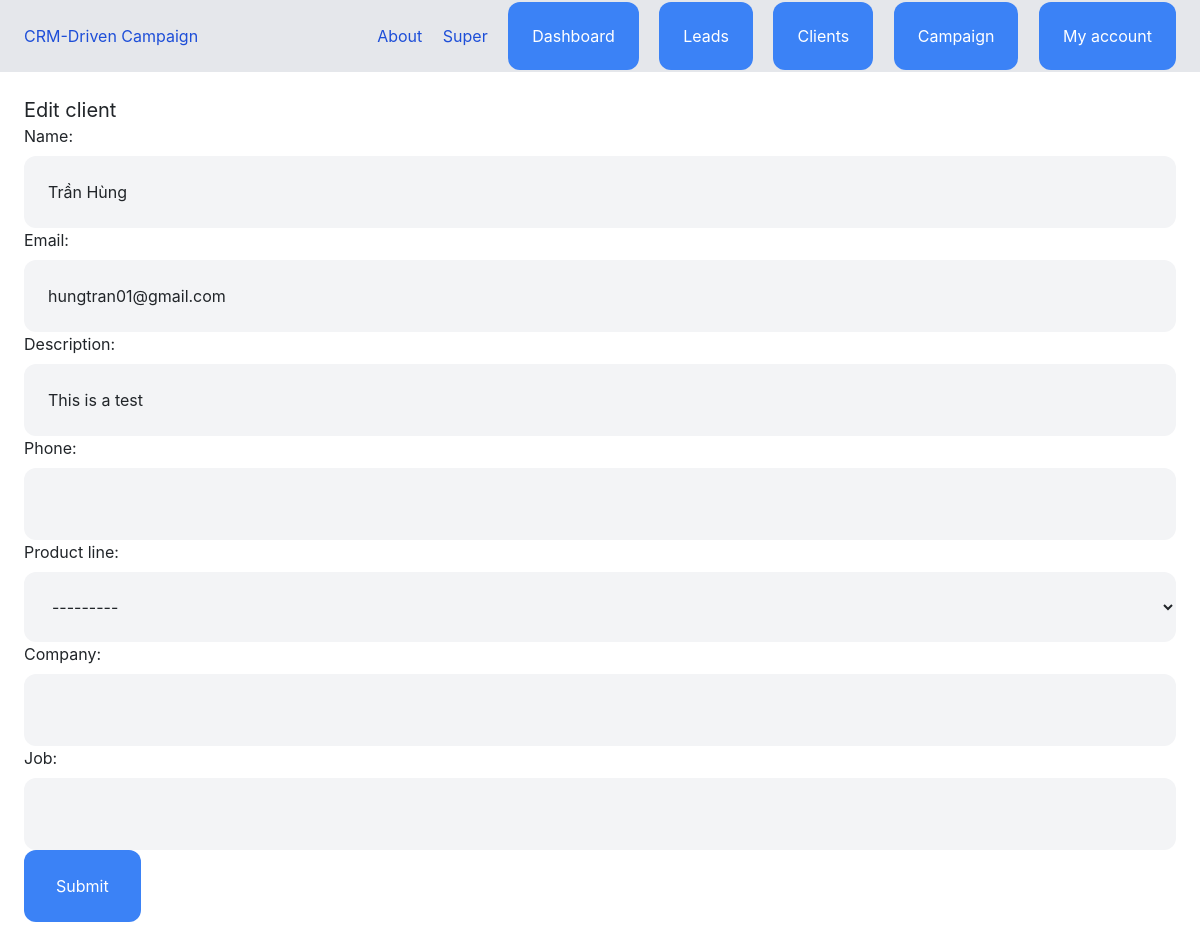
The app's page /dashboard/clients/3/edit/ (signed in) with its own data.
### team/models.py (models this page shows, shortened)
class Team(models.Model):
    name = models.CharField(max_length=100)
    members = models.ManyToManyField(User, related_name='teams')
    created_by = models.ForeignKey(User, related_name='created_teams', on_delete=models.CASCADE)
    created_at = models.DateTimeField(auto_now_add=True)
    modified_at = models.DateTimeField(auto_now=True)

### client/models.py (models this page shows, shortened)
class Client(models.Model):
    team = models.ForeignKey(Team, related_name='clients', on_delete=models.CASCADE)
    name = models.CharField(max_length=255)
    email = models.EmailField()
    description = models.TextField(blank=True, null=True)
    created_by = models.ForeignKey(User, related_name='clients', on_delete=models.CASCADE)
    created_at = models.DateTimeField(auto_now_add=True)
    modified_at = models.DateTimeField(auto_now=True)
    phone = models.CharField(max_length=20, blank=True, null= True)
    product_line = models.ForeignKey(Product, related_name='clients', on_delete=models.CASCADE)
    company = models.CharField(max_length=100, blank=True, null= True)
    job = models.CharField(max_length=100, blank=True, null= True)
    class Meta:
        ordering = ('name',)

### client/views.py (the view)
# urls.py: path('<int:pk>/edit/', views.clients_edit, name='edit'),
@login_required
def clients_edit(request,pk):
    client = get_object_or_404(Client, created_by=request.user, pk=pk)
    if request.method == 'POST':
        form = AddClientForm(request.POST, instance=client)
        if form.is_valid():
            form.save()
            messages.success(request, 'The changes was saved.')
            return redirect('clients:list')
    else:
        form = AddClientForm(instance=client)
    return render(request, 'client/clients_edit.html',{
        'form': form
        })

### team/context_processors.py (called while the page is built)
def active_team(request):
    if request.user.is_authenticated:
        active_team = None
        if request.user.userprofile.active_team:
            active_team = request.user.userprofile.active_team
        else:
            active_team = Team.objects.filter(created_by = request.user)[0]
    else:
        active_team = None
    return { 'active_team': active_team}

### client/templates/client/clients_edit.html (shortened to what this page needs)
{% extends 'core/base.html' %}
{% block content %}
<div class="py-6 px-6">
    <h1 class="text-xl">Edit client</h1>
    <form id="edit-client-form" method="post" action=".">
            {{ form.as_p }}
            <button id="client-submit-edit" class="py-4 px-8 bg-blue-500 text-white rounded-xl">Submit</button>
        </form>
</div>
{% endblock %}

### core/templates/core/partials/nav.html
<nav class="py-6 px-6 flex justify-between bg-gray-200">
    <a href="/" class="text-blue-700">CRM-Driven Campaign</a>
        <div class="space-x-4">
            <a href="{% url 'about' %}" class="text-blue-700">About</a>
            {% if request.user.is_authenticated %}
            <a href="{% url 'team:detail' active_team.id %}" class="text-blue-700">{{ active_team.name }}</a>
            <a href="{% url 'dashboard:index' %}" class="py-4 px-6 bg-blue-500 rounded-xl text-white">Dashboard</a>
            <a href="{% url 'leads:list' %}" class="py-4 px-6 bg-blue-500 rounded-xl text-white">Leads</a>
            <a href="{% url 'clients:list' %}" class="py-4 px-6 bg-blue-500 rounded-xl text-white">Clients</a>
            <a href="{% url 'campaigns' %}" class="py-4 px-6 bg-blue-500 rounded-xl text-white">Campaign</a>
            <a href="{% url 'userprofile:myaccount' %}" class="py-4 px-6 bg-blue-500 rounded-xl text-white">My account</a>
            {% else %}
            <a href="{% url 'login' %}" class="py-4 px-6 bg-blue-600 rounded-xl text-white">Login</a>
            <a href="{% url 'userprofile:signup' %}" class="py-4 px-6 bg-blue-400 rounded-xl text-white">Sign up</a>
            {% endif %}
        </div>
</nav>

### records on screen
Team: name "Super"
Client: name "Trần Hùng", email "hungtran01@gmail.com", description "This is a test", product_line "---------"
